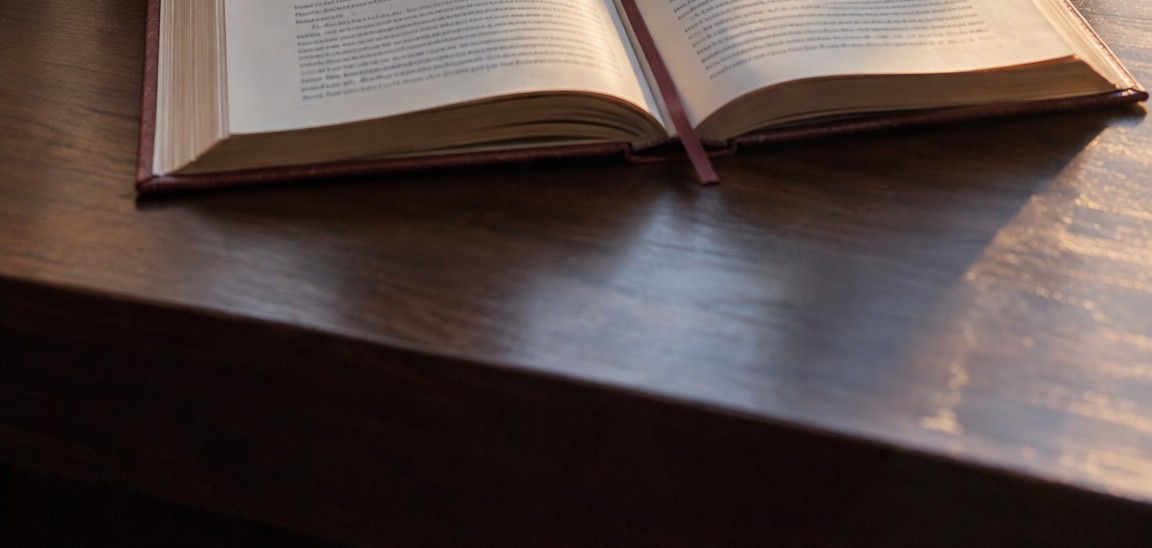
#> input picture video-uretim/yirmibirinci-soz/endcard/ai/gen1_bottom.jpg, 1152 x 548 px
$ python finish.py ai/gen1_bottom.jpg out.png
#> lines starting #> are read from the running program, lines starting #| are printed output that depends on the picture
#!/usr/bin/env python3
"""
Camera finishing for the source-card plate (reference implementation, numpy + pillow).

The plates in plates/ are deliberately CLEAN (no grain, no vignette): a frozen, noise-free still inside a 30 fps
video reads as CG at once, and a smooth cream wall bands after 8-bit H.264.  Apply this at the DELIVERY size
(1080 x 1920), after the relight / cross-fade and after any push-in, once per output frame, with the frame number:

    python3 finish.py plates/preview_1080.jpg plates/preview_1080_finished.jpg --frame 0
    python3 finish.py in_%04d.png out_%04d.png --frames 0-89          # a sequence: new grain every frame

    from finish import finish                                          # float sRGB (H, W, 3) in 0..1  ->  uint8
    out = finish(img, frame=n)

What it does, in this order (all numbers are for 1080 x 1920; they scale with the image width):
  1. lens softening         gaussian sigma 0.6 px (in display-linear light)
  2. lateral chromatic ab.  red x (1 + 0.075 %), blue x (1 - 0.075 %) about the image centre (0.15 % in total);
                            the channels are edge-padded before the resampling, so no coloured line appears on the
                            frame edges (check_edges() asserts that rows / columns 0 and N-1 stay within 3 levels
                            of their neighbours)
  3. halation / bloom       values above 0.9 (display) glow: gaussian sigma 12 px, 4 %, slightly warm
  4. vignette               -0.25 EV in the corners, smooth (r^2.2)
  5. grain (per frame)      luminance grain ~1.3 px, sigma 1.3/255 in the mid-tones (1.6 shadows, 0.6 highlights)
                            + chroma grain 0.4/255; a new seed every frame (seed = base + frame)
The grain also dithers the 8-bit quantisation.  The optional slow push-in (0.3 % over the shot, or the 1.10 x move
described in README.md) is a 2D transform of the 1.25 x plate and belongs before this step.
"""
import argparse
import os

import numpy as np
from PIL import Image


def _s2l(c):
    return np.where(c <= 0.04045, c / 12.92, ((c + 0.055) / 1.055) ** 2.4)


def _l2s(c):
    c = np.clip(c, 0, None)
    return np.where(c <= 0.0031308, c * 12.92, 1.055 * c ** (1 / 2.4) - 0.055)


def _gauss(a, sigma):
    """Separable gaussian blur, edge padded; a is (H, W) or (H, W, C) float32."""
    if sigma <= 0.05:
        return a
    r = int(np.ceil(sigma * 3))
    k = np.exp(-0.5 * (np.arange(-r, r + 1) / sigma) ** 2).astype(np.float32)
    k /= k.sum()
    pw = ((r, r), (0, 0)) + ((0, 0),) * (a.ndim - 2)
    p = np.pad(a, pw, mode='edge')
    out = np.zeros_like(a)
    for i, w in enumerate(k):
        out += w * p[i:i + a.shape[0]]
    pw = ((0, 0), (r, r)) + ((0, 0),) * (a.ndim - 2)
    p = np.pad(out, pw, mode='edge')
    out = np.zeros_like(a)
    for i, w in enumerate(k):
        out += w * p[:, i:i + a.shape[1]]
    return out


def _scale_about_centre(ch, s, pad=4):
    """Resample one channel scaled by s about the image centre (bicubic).  The channel is edge-padded first and
    cropped afterwards, so a scale below 1 never samples outside the picture (PIL would fill that with 0 and leave a
    one-pixel coloured line on the frame edge)."""
    h, w = ch.shape
    p = np.pad(ch.astype(np.float32), pad, mode='edge')
    im = Image.fromarray(p, mode='F')
    cx, cy = (w - 1) / 2 + pad, (h - 1) / 2 + pad
    # PIL affine maps output -> input:  x_in = a x + b y + c
    a = 1 / s
    out = np.asarray(im.transform((w + 2 * pad, h + 2 * pad), Image.AFFINE, (a, 0, cx - a * cx, 0, a, cy - a * cy),
                                  resample=Image.BICUBIC), np.float32)
    return out[pad:pad + h, pad:pad + w]


def check_edges(out, tol=3.0):
    """Raise if the first / last row or column differs from its neighbour by more than `tol` 8-bit levels (mean per
    channel): the guard against edge artefacts of the resampling steps.  Returns the worst difference."""
    o = np.asarray(out, np.float32)
    pairs = [(o[0], o[1]), (o[-1], o[-2]), (o[:, 0], o[:, 1]), (o[:, -1], o[:, -2])]
    worst = max(float(np.abs(a.mean(0) - b.mean(0)).max()) for a, b in pairs)
    if worst > tol:
        raise AssertionError('finish.py: frame edge differs from its neighbour by %.1f levels' % worst)
    return worst


def finish(img, frame=0, seed=2100, soften=0.6, ca=0.0015, bloom=0.04, bloom_sigma=12.0, bloom_thr=0.9,
           vignette_ev=0.25, grain=1.3, grain_shadow=1.6, grain_high=0.6, grain_size=1.3, chroma=0.4):
    """img: float sRGB (H, W, 3) in 0..1.  Returns uint8 (H, W, 3)."""
    img = np.asarray(img, np.float32)
    h, w = img.shape[:2]
    k = w / 1080.0                                  # all pixel sizes are given for a 1080-wide frame
    lin = _s2l(img).astype(np.float32)
    if soften > 0:
        lin = _gauss(lin, soften * k)
    if ca > 0:
        lin[..., 0] = _scale_about_centre(lin[..., 0], 1 + ca / 2)
        lin[..., 2] = _scale_about_centre(lin[..., 2], 1 - ca / 2)
    if bloom > 0:
        t = float(_s2l(np.float32(bloom_thr)))
        hi = np.clip((lin - t) / (1 - t), 0, None)
        glow = _gauss(hi.max(-1), bloom_sigma * k)
        lin = lin + bloom * glow[..., None] * np.array([1.0, 0.93, 0.82], np.float32)
    if vignette_ev > 0:
        yy, xx = np.mgrid[0:h, 0:w].astype(np.float32)
        r = np.hypot((xx - (w - 1) / 2) / (w / 2), (yy - (h - 1) / 2) / (h / 2)) / np.sqrt(2.0)   # 1 in the corners
        lin = lin * (2.0 ** (-vignette_ev * r ** 2.2))[..., None]
    out = _l2s(lin).astype(np.float32)
    if grain > 0 or chroma > 0:
        rng = np.random.default_rng(seed + int(frame))
        sg = max(0.01, (grain_size * k - 1.0) * 0.6 + 0.35)       # blur that gives ~grain_size px clumps

        def field(ch=None):
            n = rng.standard_normal((h, w) if ch is None else (h, w, ch)).astype(np.float32)
            n = _gauss(n, sg)
            return n / n.std()
        lum = out @ np.array([0.2126, 0.7152, 0.0722], np.float32)
        amp = np.interp(lum, [0.0, 0.12, 0.5, 0.85, 1.0], [grain_shadow, grain_shadow, grain, grain_high, grain_high * 0.8])
        out = out + (field() * amp / 255.0)[..., None]
        if chroma > 0:
            c = field(3)
            c -= c.mean(-1, keepdims=True)
            out = out + c * (chroma / 255.0)
    out8 = np.clip(out * 255.0 + 0.5, 0, 255).astype(np.uint8)
    check_edges(out8)
    return out8


def main():
    ap = argparse.ArgumentParser(description=__doc__, formatter_class=argparse.RawDescriptionHelpFormatter)
    ap.add_argument('src', help='image, or a printf pattern (in_%%04d.png) with --frames')
    ap.add_argument('dst')
    ap.add_argument('--frame', type=int, default=0)
    ap.add_argument('--frames', default='', help='a-b: process a numbered sequence')
    ap.add_argument('--size', default='', help='WxH: Lanczos-resize the input first (e.g. 1080x1920)')
    ap.add_argument('--no-grain', action='store_true')
    a = ap.parse_args()
    frames = [a.frame]
    if a.frames:
        f0, f1 = (int(v) for v in a.frames.split('-'))
        frames = list(range(f0, f1 + 1))
    for n in frames:
        src = a.src % n if '%' in a.src else a.src
        dst = a.dst % n if '%' in a.dst else a.dst
        im = Image.open(src).convert('RGB')
#> im is the input picture: PIL image 1152x548 RGB; mean R, G, B 82.9, 69.9, 66.5
        if a.size:
            W, H = (int(v) for v in a.size.lower().split('x'))
            im = im.resize((W, H), Image.LANCZOS)
        out = finish(np.asarray(im, np.float32) / 255.0, frame=n, **(dict(grain=0, chroma=0) if a.no_grain else {}))
#> call 2 of _scale_about_centre, with s = 0.999, pad = 4
#> in _scale_about_centre (call 2), `return out[pad:pad + h, pad:pad + w]`:
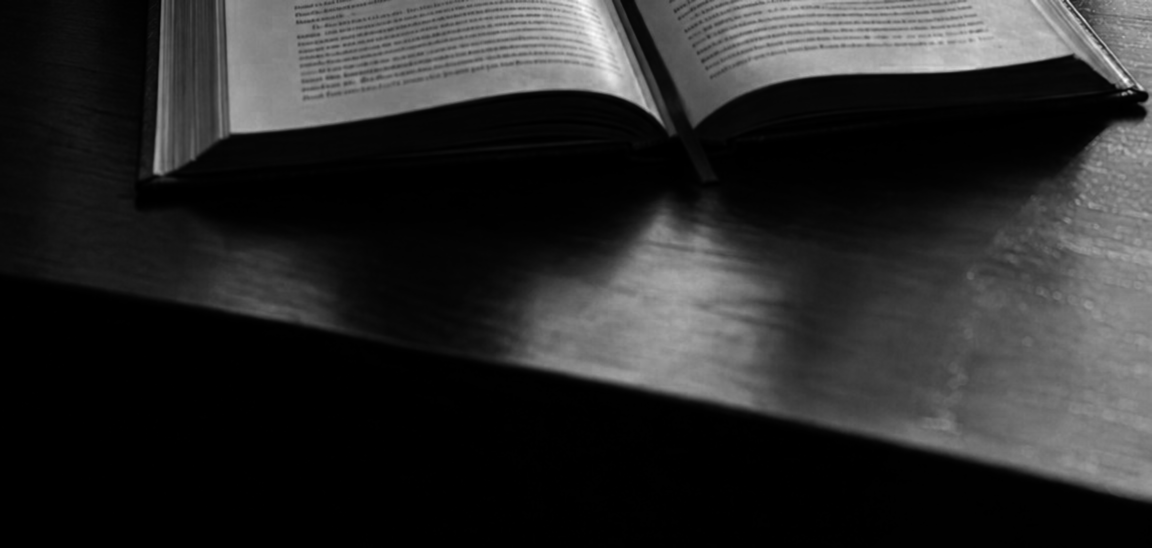
#> returned value: shape (548, 1152) float32; min -1.79e-05, max 0.648, mean 0.111; drawn with min black and max white
#> call 2 of _gauss, with sigma = 12.8
#> in _gauss (call 2), `p = np.pad(a, pw, mode='edge')`:
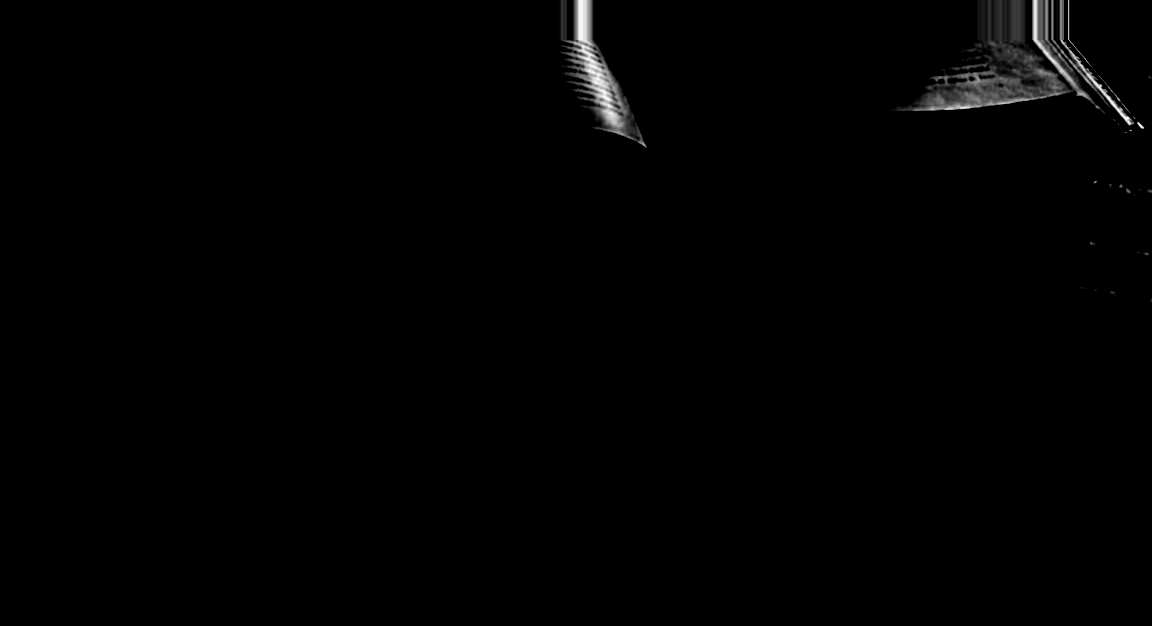
#> p: shape (626, 1152) float32; min 0, max 1.01, mean 0.00773; drawn with min black and max white
#> after the loop in _gauss (call 2), `for i, w in enumerate(k):`:
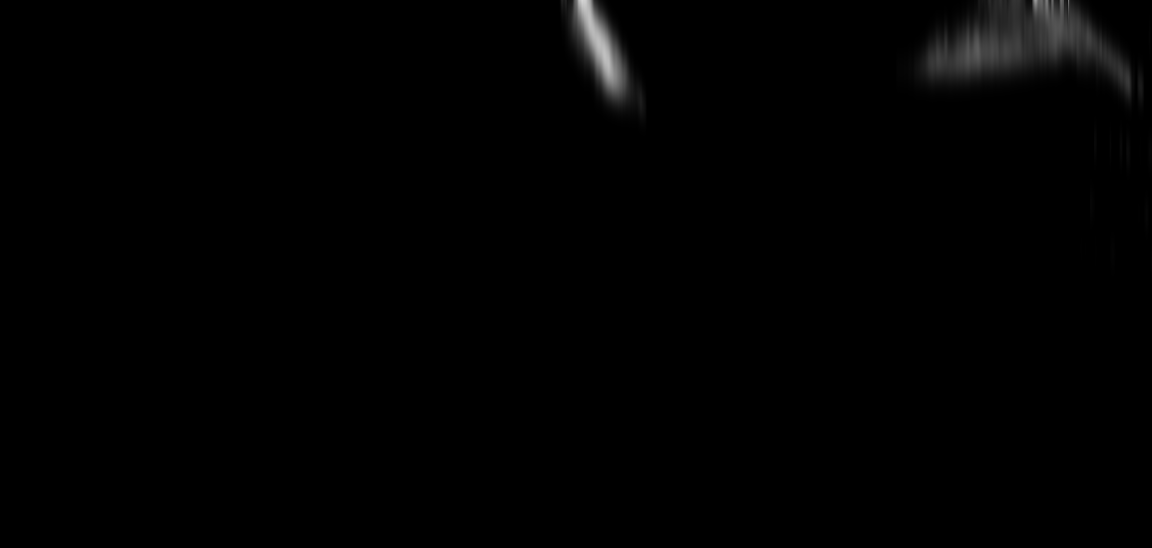
#> out: shape (548, 1152) float32; min 0, max 0.838, mean 0.00674
#> in _gauss (call 2), `p = np.pad(out, pw, mode='edge')`:
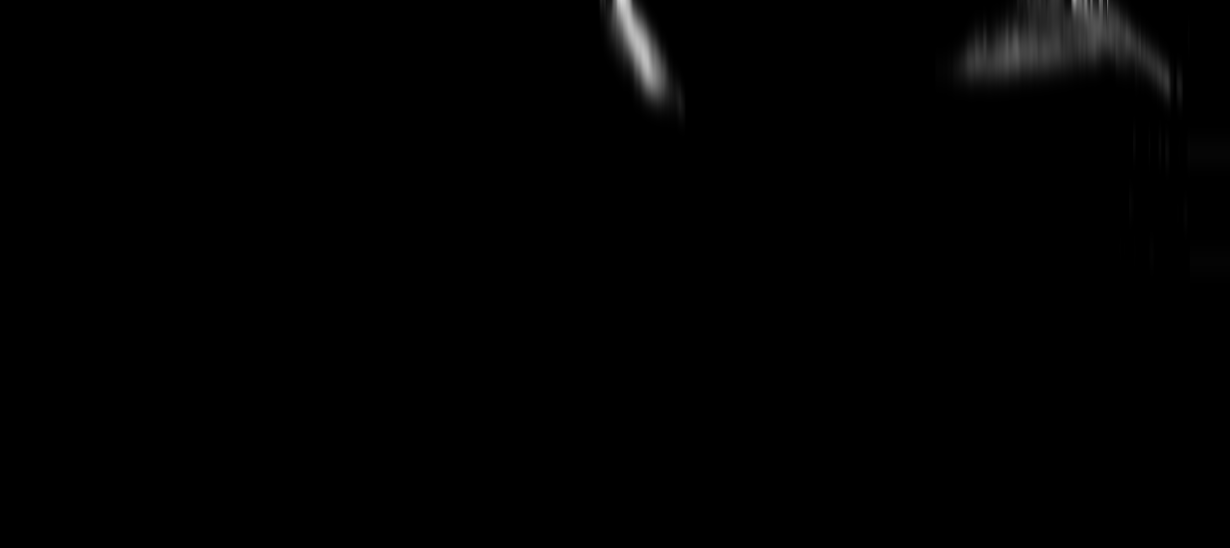
#> p: shape (548, 1230) float32; min 0, max 0.838, mean 0.0064
#> after the loop in _gauss (call 2), `for i, w in enumerate(k):`:
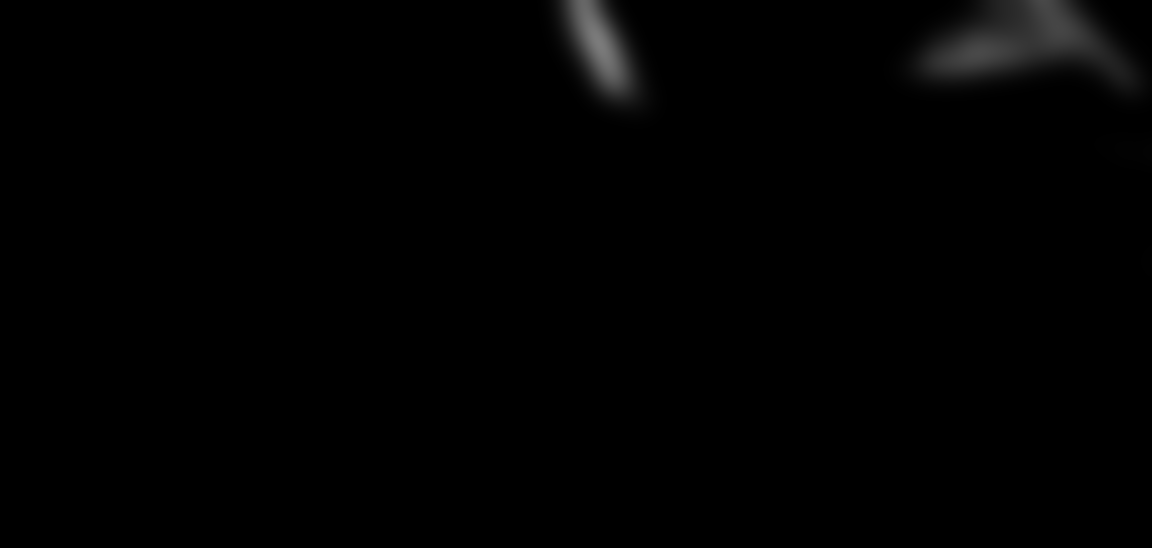
#> out: shape (548, 1152) float32; min 0, max 0.484, mean 0.00674
#> in finish, `amp = np.interp(lum, [0.0, 0.12, 0.5, 0.85, 1.0], [grain_shadow, grain..`:
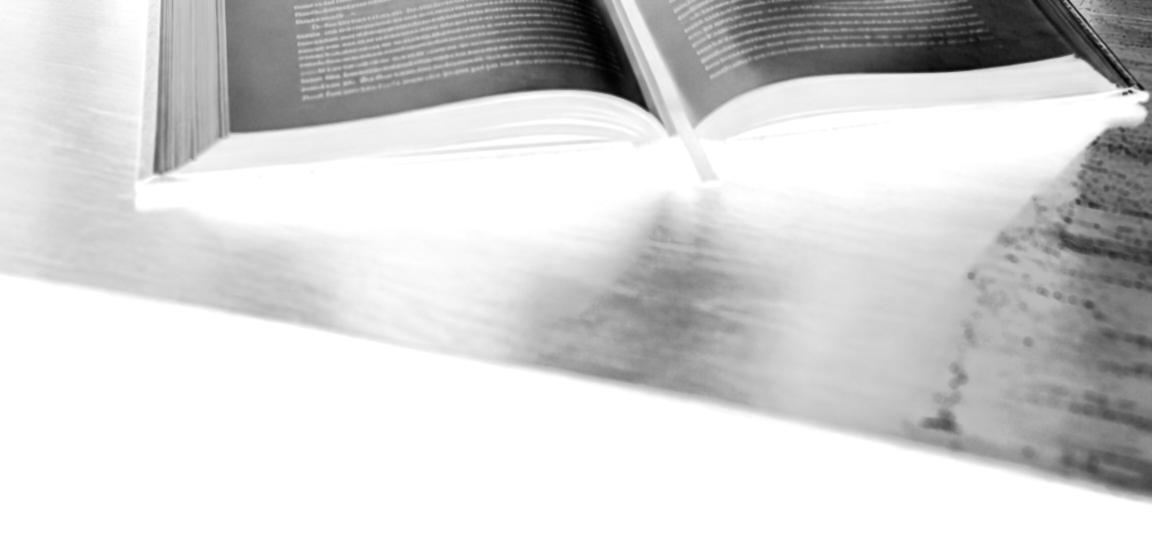
#> amp: shape (548, 1152) float64; min 0.547, max 1.6, mean 1.42; drawn with min black and max white
#> in finish, `c -= c.mean(-1, keepdims=True)`:
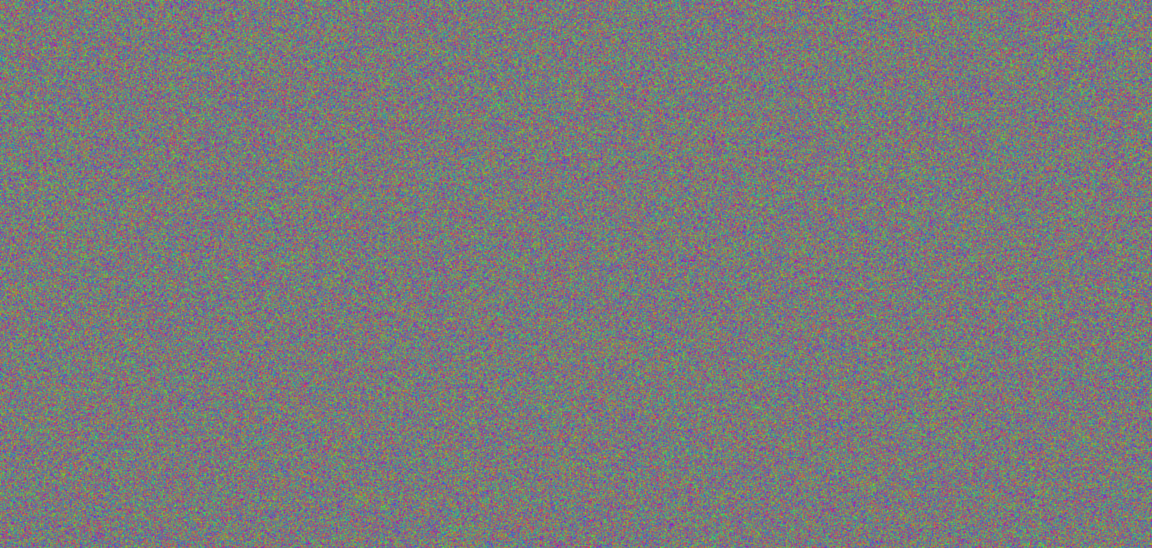
#> c: shape (548, 1152, 3) float32; mean of channels 0, 1, 2 -0.000387, -0.00129, 0.00168; drawn with min black and max white
#> in check_edges, `worst = max(float(np.abs(a.mean(0) - b.mean(0)).max()) for a, b in pai..`: worst = 0.431
        kw = dict(quality=96, subsampling=0) if os.path.splitext(dst)[1].lower() in ('.jpg', '.jpeg') else {}
        Image.fromarray(out).save(dst, **kw)


if __name__ == '__main__':
    main()

$ run again, on video-uretim/yirmibirinci-soz/endcard/ai/gen1_view.jpg
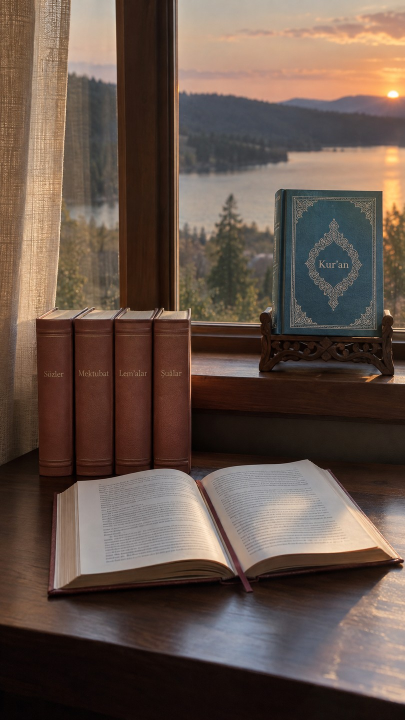
#> input picture video-uretim/yirmibirinci-soz/endcard/ai/gen1_view.jpg, 810 x 1440 px (shown at 1/2 size)
#> in main, im is the input picture: PIL image 810x1440 RGB; mean R, G, B 101.5, 83.6, 73.6
#> after the loop in _gauss (call 2), `for i, w in enumerate(k):`:
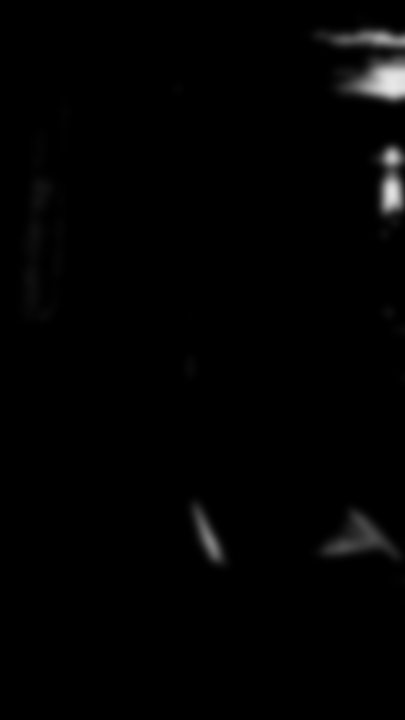
#> out: shape (1440, 810) float32 (shown at 1/2 size); min 0, max 0.908, mean 0.0113
#> in _gauss (call 4), `p = np.pad(a, pw, mode='edge')`:
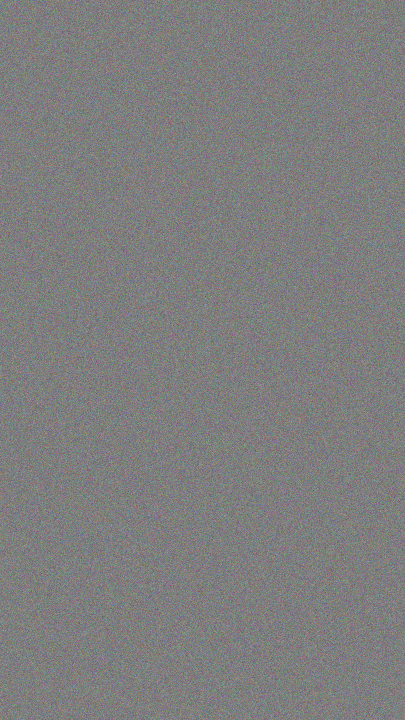
#> a: shape (1440, 810, 3) float32 (shown at 1/2 size); mean of channels 0, 1, 2 0.000286, 0.000447, -0.000241; drawn with min black and max white
#> worst = 0.423
